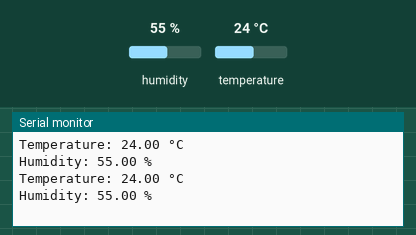
This sketch was run on a simulated Arduino Mega 2560, built with avr-gcc and run on an emulated ATmega2560. Shown: the last lines printed to the serial monitor. Inputs (shaded band) come from the test bench; at power-on: humidity 55 %, temperature 24 °C.

Above: at 4.8 s.
4.9 s: humidity set to 22 %
At 6.5 s:
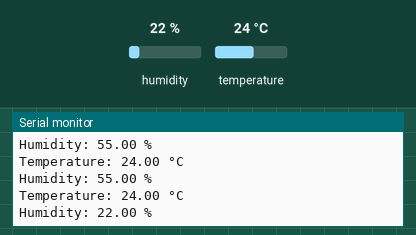
7.9 s: temperature set to 12 °C
At 9.5 s:
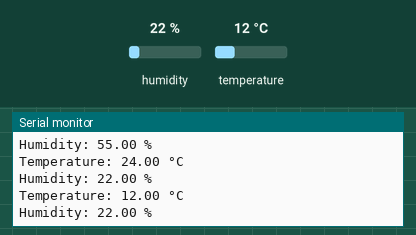
10.9 s: humidity set to 40 %
At 13.0 s:
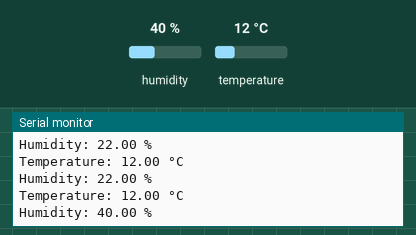
Timing chart, 0 to 14.5 s (numbered marks = the images above; inputs shaded):
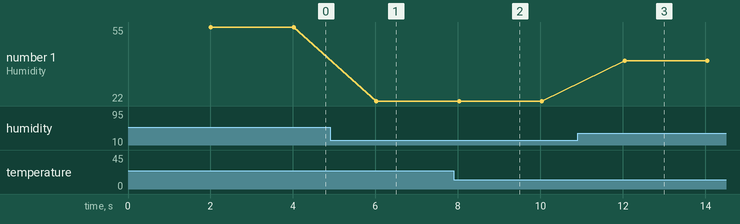

Measured:
- after the input at 4.9 s, the serial monitor: prints a new line after 1.1 s (image 1)
- after the input at 7.9 s, the serial monitor: prints a new line after 0.13 s (image 2)
- after the input at 10.9 s, the serial monitor: prints a new line after 1.1 s (image 3)
- plotted number 1: 55 → 22 after the input at 4.9 s, 22 → 40 after the input at 10.9 s

The sketch:

heRT.ino
```cpp
#include <DHT.h>

// Define the GPIO pin where the data pin is connected
#define DHTPIN 23     // GPIO pin 23

// Define the type of DHT sensor used (DHT11 or DHT22)
#define DHTTYPE DHT22 // Change to DHT11 if you're using that sensor

// Create a DHT object
DHT dht(DHTPIN, DHTTYPE);

void setup() {
  // Start the Serial communication for debugging
  Serial.begin(115200);
  // Initialize the DHT sensor
  dht.begin();
}

void loop() {
  // Wait a few seconds between measurements
  delay(2000);

  // Read temperature as Celsius
  float temperature = dht.readTemperature();
  // Read humidity
  float humidity = dht.readHumidity();

  // Check if any reads failed and exit early
  if (isnan(temperature) || isnan(humidity)) {
    Serial.println("Failed to read from DHT sensor!");
    return;
  }

  // Print the results to the Serial Monitor
  Serial.print("Temperature: ");
  Serial.print(temperature);
  Serial.println(" °C");

  Serial.print("Humidity: ");
  Serial.print(humidity);
  Serial.println(" %");
}
```
